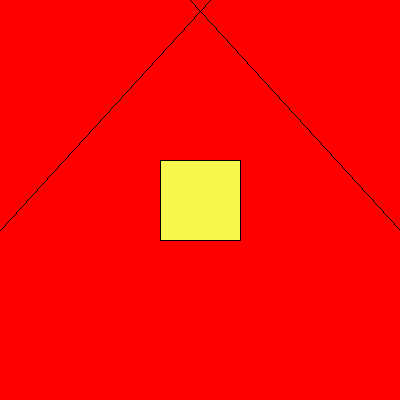
Frame 1 (no input)
Frame 60 (the mouse pressed at the canvas centre just before this capture): identical to frame 1, image omitted
Frame 120 (the mouse held since frame 60 and released just before this capture): identical to frame 1, image omitted

The Processing sketch that drew this single still picture (run headless with seeded random() and noise(); from frame 60 on, the mouse is pressed at the canvas centre):

// Processing sketch: processing_75296
// ── processing_75296.pde

void setup() {
  size(400, 400);
  background(255, 0 , 0);
  smooth(0);
}

void draw(){
  line(0, 230, 210, 0);
  line(190, 0, 400, 230);
  fill(247, 247, 77);
  rect(width/2 - 40, height/2 - 40, 80, 80);
}
